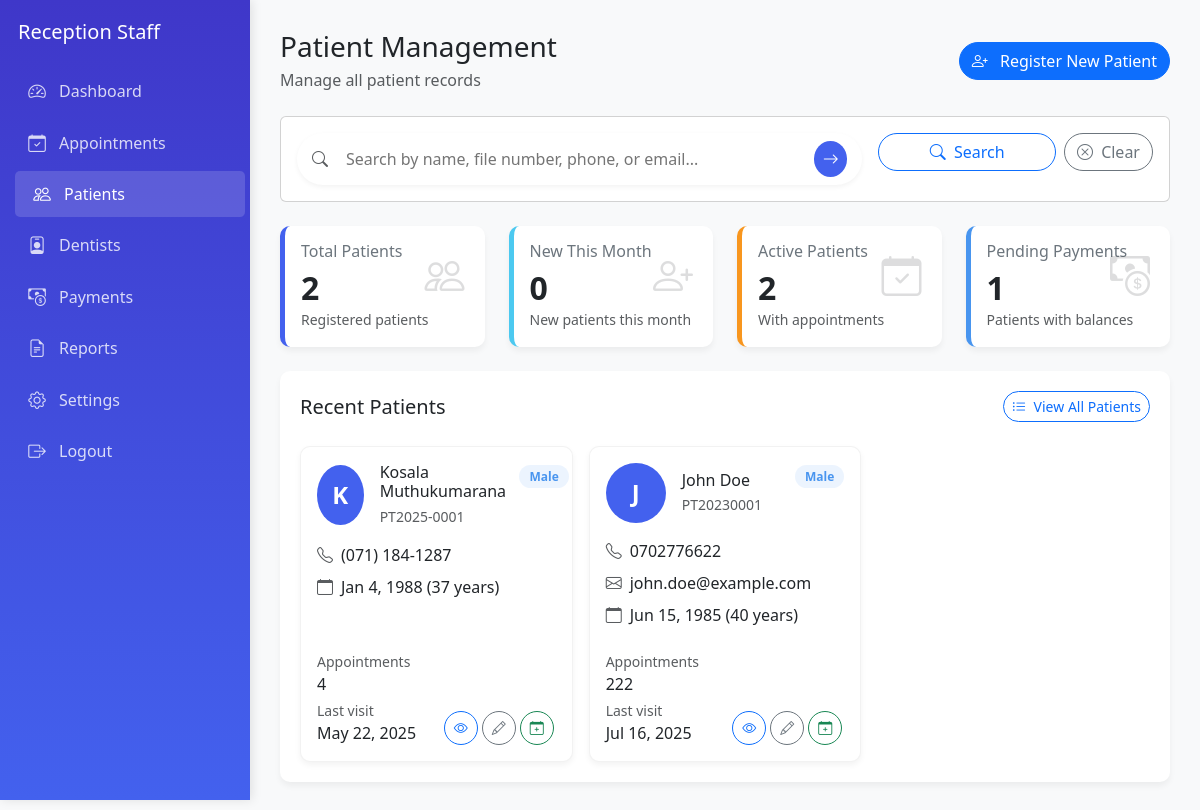
The page /DenTec/dashboard/staff/patient.php (signed in) on the database its author committed.
### tables this page shows
CREATE TABLE `patients` (
  `patient_id` int(11) NOT NULL,
  `file_number` varchar(20) NOT NULL,
  `photo` varchar(255) DEFAULT NULL,
  `first_name` varchar(50) NOT NULL,
  `last_name` varchar(50) NOT NULL,
  `gender` enum('Male','Female','Other') NOT NULL,
  `date_of_birth` date NOT NULL,
  `phone` varchar(20) NOT NULL,
  `email` varchar(100) DEFAULT NULL,
  `address` text DEFAULT NULL,
  `city` varchar(50) DEFAULT NULL,
  `state` varchar(50) DEFAULT NULL,
  `postal_code` varchar(20) DEFAULT NULL,
  `blood_group` varchar(5) DEFAULT NULL,
  `allergies` text DEFAULT NULL,
  `medical_history` text DEFAULT NULL,
  `created_at` timestamp NOT NULL DEFAULT current_timestamp(),
  `updated_at` timestamp NOT NULL DEFAULT current_timestamp() ON UPDATE current_timestamp()
);

### DenTec/dashboard/staff/patient.php (the view, shortened to what this page needs)
<?php
include '../../includes/db_connect.php';
function executeQuery($conn, $query) {
    $result = $conn->query($query);
    return $result;
}
$total_patients = executeQuery($conn, "SELECT COUNT(*) AS total FROM patients");
$new_patients_this_month = executeQuery($conn, "SELECT COUNT(*) AS total
                                            FROM patients
                                            WHERE MONTH(created_at) = MONTH(CURRENT_DATE())
                                            AND YEAR(created_at) = YEAR(CURRENT_DATE())");
$patients_with_appointments = executeQuery($conn, "SELECT COUNT(DISTINCT patient_id) AS total
                                                FROM appointments
                                                WHERE status != 'Canceled'");
$patients_with_pending_payments = executeQuery($conn, "SELECT COUNT(DISTINCT p.patient_id) AS total
                                                    FROM patients p
                                                    JOIN treatment_records tr ON p.patient_id = tr.patient_id
                                                    LEFT JOIN payments py ON tr.record_id = py.record_id
                                                    WHERE tr.cost > IFNULL(py.amount, 0)");
$recent_patients = executeQuery($conn, "
    SELECT
        p.patient_id,
        p.file_number,
        CONCAT(p.first_name, ' ', p.last_name) AS patient_name,
        p.gender,
        p.date_of_birth,
        p.phone,
        p.email,
        p.created_at,
        (SELECT COUNT(*) FROM appointments a WHERE a.patient_id = p.patient_id) AS total_appointments,
        (SELECT MAX(scheduled_date) FROM appointments a WHERE a.patient_id = p.patient_id) AS last_visit
    FROM patients p
    ORDER BY p.created_at DESC
    LIMIT 10
");
$search_query = '';
$searched_patients = null;
$patients_count = $total_patients ? $total_patients->fetch_assoc()['total'] : 0;
$new_patients = $new_patients_this_month ? $new_patients_this_month->fetch_assoc()['total'] : 0;
$patients_with_appts = $patients_with_appointments ? $patients_with_appointments->fetch_assoc()['total'] : 0;
$patients_with_pending = $patients_with_pending_payments ? $patients_with_pending_payments->fetch_assoc()['total'] : 0;
?>
<!DOCTYPE html>
<html lang="en">
<head>
  <link href="https://cdn.jsdelivr.net/npm/bootstrap@5.3.0/dist/css/bootstrap.min.css" rel="stylesheet" />
  <link href="https://cdn.jsdelivr.net/npm/bootstrap-icons@1.10.5/font/bootstrap-icons.css" rel="stylesheet" />
</head>
<body>
  <div class="d-flex">
    <div class="sidebar">
      <h5 class="text-white mb-4 ps-2"><?php echo htmlspecialchars($_SESSION['full_name'] ?? ''); ?></h5>
      <a href="index.php">
        <i class="bi bi-speedometer2"></i>
        <span>Dashboard</span>
      </a>
      <a href="schedule_appointment.php">
        <i class="bi bi-calendar-check"></i>
        <span>Appointments</span>
      </a>
      <a href="patient.php" class="active">
        <i class="bi bi-people"></i>
        <span>Patients</span>
      </a>
      <a href="dentists.php">
        <i class="bi bi-person-badge"></i>
        <span>Dentists</span>
      </a>
      <a href="payments.php">
        <i class="bi bi-cash-coin"></i>
        <span>Payments</span>
      </a>
      <a href="reports.php">
        <i class="bi bi-file-earmark-text"></i>
        <span>Reports</span>
      </a>
      <a href="settings.php">
        <i class="bi bi-gear"></i>
        <span>Settings</span>
      </a>
      <a href="../../logout.php" class="mt-auto">
        <i class="bi bi-box-arrow-right"></i>
        <span>Logout</span>
      </a>
    </div>
    <div class="main flex-fill">
      <div class="d-flex justify-content-between align-items-center mb-4">
        <div>
          <h3 class="mb-1">Patient Management</h3>
          <p class="text-muted mb-0">Manage all patient records</p>
        </div>
        <div>
          <a href="register_patient.php" class="btn btn-primary rounded-pill">
            <i class="bi bi-person-plus me-2"></i> Register New Patient
          </a>
        </div>
      </div>
      <div class="card mb-4">
        <div class="card-body">
          <form action="" method="GET" class="row g-3">
            <div class="col-lg-8">
              <div class="search-form">
                <i class="bi bi-search text-muted"></i>
                <input type="text" name="search" value="<?php echo htmlspecialchars($search_query); ?>" placeholder="Search by name, file number, phone, or email..." class="ms-2">
                <button type="submit"><i class="bi bi-arrow-right"></i></button>
              </div>
            </div>
            <div class="col-lg-4">
              <div class="d-flex gap-2">
                <button type="submit" class="btn btn-outline-primary rounded-pill flex-fill">
                  <i class="bi bi-search me-1"></i> Search
                </button>
                <a href="patients.php" class="btn btn-outline-secondary rounded-pill">
                  <i class="bi bi-x-circle me-1"></i> Clear
                </a>
              </div>
            </div>
          </form>
        </div>
      </div>
      <div class="row g-4 mb-4">
        <div class="col-md-6 col-lg-3">
          <div class="card card-stat card-primary">
            <div class="card-body position-relative">
              <h5 class="card-title">Total Patients</h5>
              <h2><?php echo $patients_count; ?></h2>
              <p class="text-muted mb-0"><small>Registered patients</small></p>
              <i class="bi bi-people icon"></i>
            </div>
          </div>
        </div>
        <div class="col-md-6 col-lg-3">
          <div class="card card-stat card-success">
            <div class="card-body position-relative">
              <h5 class="card-title">New This Month</h5>
              <h2><?php echo $new_patients; ?></h2>
              <p class="text-muted mb-0"><small>New patients this month</small></p>
              <i class="bi bi-person-plus icon"></i>
            </div>
          </div>
        </div>
        <div class="col-md-6 col-lg-3">
          <div class="card card-stat card-warning">
            <div class="card-body position-relative">
              <h5 class="card-title">Active Patients</h5>
              <h2><?php echo $patients_with_appts; ?></h2>
              <p class="text-muted mb-0"><small>With appointments</small></p>
              <i class="bi bi-calendar-check icon"></i>
            </div>
          </div>
        </div>
        <div class="col-md-6 col-lg-3">
          <div class="card card-stat card-info">
            <div class="card-body position-relative">
              <h5 class="card-title">Pending Payments</h5>
              <h2><?php echo $patients_with_pending; ?></h2>
              <p class="text-muted mb-0"><small>Patients with balances</small></p>
              <i class="bi bi-cash-coin icon"></i>
            </div>
          </div>
        </div>
      </div>
      <div class="table-container mb-4">
        <div class="d-flex justify-content-between align-items-center mb-4">
          <h5 class="mb-0">
            <?php if (isset($searched_patients)): ?>
              Search Results (<?php echo $searched_patients->num_rows; ?>)
            <?php else: ?>
              Recent Patients
            <?php endif; ?>
          </h5>
          <a href="all_patients.php" class="btn btn-sm btn-outline-primary rounded-pill">
            <i class="bi bi-list-ul me-1"></i> View All Patients
          </a>
        </div>
        <?php
        $patients_to_display = isset($searched_patients) ? $searched_patients : $recent_patients;
        ?>
        <?php if ($patients_to_display && $patients_to_display->num_rows > 0): ?>
          <div class="row g-3">
            <?php while ($patient = $patients_to_display->fetch_assoc()): ?>
              <div class="col-md-6 col-lg-4">
                <div class="card patient-card">
                  <div class="card-body">
                    <div class="d-flex justify-content-between mb-3">
                      <div class="d-flex align-items-center">
                        <div class="avatar patient-avatar me-3">
                          <?php echo strtoupper(substr($patient['patient_name'], 0, 1)); ?>
                        </div>
                        <div>
                          <h6 class="mb-1"><?php echo htmlspecialchars($patient['patient_name']); ?></h6>
                          <small class="text-muted d-block"><?php echo htmlspecialchars($patient['file_number']); ?></small>
                        </div>
                      </div>
                      <div>
                        <span class="gender-badge <?php echo $patient['gender'] === 'Male' ? 'gender-male' : 'gender-female'; ?>">
                          <?php echo $patient['gender']; ?>
                        </span>
                      </div>
                    </div>
                    <div class="mb-3">
                      <div class="d-flex mb-2">
                        <div style="width: 24px"><i class="bi bi-telephone text-muted"></i></div>
                        <div><?php echo htmlspecialchars($patient['phone']); ?></div>
                      </div>
                      <?php if (!empty($patient['email'])): ?>
                      <div class="d-flex mb-2">
                        <div style="width: 24px"><i class="bi bi-envelope text-muted"></i></div>
                        <div><?php echo htmlspecialchars($patient['email']); ?></div>
                      </div>
                      <?php endif; ?>
                      <div class="d-flex mb-2">
                        <div style="width: 24px"><i class="bi bi-calendar text-muted"></i></div>
                        <div>
                          <?php
                            $dob = new DateTime($patient['date_of_birth']);
                            $now = new DateTime();
                            $age = $now->diff($dob)->y;
                            echo date('M j, Y', strtotime($patient['date_of_birth'])) . ' (' . $age . ' years)';
                          ?>
                        </div>
                      </div>
                    </div>
                    <div class="d-flex justify-content-between align-items-end">
                      <div>
                        <small class="text-muted d-block">Appointments</small>
                        <span class="fw-medium"><?php echo $patient['total_appointments']; ?></span>
                        <?php if (!empty($patient['last_visit'])): ?>
                        <small class="text-muted d-block mt-1">Last visit</small>
                        <span class="fw-medium"><?php echo date('M j, Y', strtotime($patient['last_visit'])); ?></span>
                        <?php endif; ?>
                      </div>
                      <div class="patient-actions d-flex">
                        <a href="patient_profile.php?id=<?php echo $patient['patient_id']; ?>" class="btn btn-sm btn-outline-primary">
                          <i class="bi bi-eye"></i>
                        </a>
                        <a href="edit_patient.php?id=<?php echo $patient['patient_id']; ?>" class="btn btn-sm btn-outline-secondary">
                          <i class="bi bi-pencil"></i>
                        </a>
                        <a href="schedule_appointment.php?patient_id=<?php echo $patient['patient_id']; ?>" class="btn btn-sm btn-outline-success">
                          <i class="bi bi-calendar-plus"></i>
                        </a>
                      </div>
                    </div>
                  </div>
                </div>
              </div>
            <?php endwhile; ?>
          </div>
        <?php endif; ?>
      </div>
    </div>
  </div>
</body>
</html>

### DenTec/dashboard/staff/patient.php (style rules this page uses)
:root { --primary-color: #4361ee; --secondary-color: #3f37c9; --accent-color: #4895ef; --success-color: #4cc9f0; --warning-color: #f8961e; --danger-color: #f94144; --light-bg: #f8f9fa; --dark-text: #212529; --light-text: #6c757d; }
body { font-family: 'Segoe UI', sans-serif; background-color: var(--light-bg); }
.sidebar { height: 100vh; background: linear-gradient(180deg, var(--secondary-color), var(--primary-color)); color: #fff; padding: 20px 10px; position: fixed; width: 250px; box-shadow: 2px 0 10px rgba(0,0,0,0.1); z-index: 1000; }
.sidebar a { color: rgba(255,255,255,0.8); text-decoration: none; display: flex; align-items: center; padding: 10px 15px; border-radius: 5px; margin-bottom: 5px; transition: all 0.3s ease; }
.sidebar a:hover, .sidebar a.active { background-color: rgba(255,255,255,0.15); color: #fff; transform: translateX(5px); }
.sidebar i { width: 24px; text-align: center; margin-right: 10px; font-size: 1.1rem; }
.main { margin-left: 250px; padding: 30px; background-color: var(--light-bg); }
.card-stat { border-radius: 10px; border: none; box-shadow: 0 4px 6px rgba(0,0,0,0.05); transition: transform 0.3s ease, box-shadow 0.3s ease; height: 100%; }
.card-stat .card-title { font-size: 1rem; color: var(--light-text); margin-bottom: 0.5rem; }
.card-stat h2 { font-size: 2rem; font-weight: 700; margin-bottom: 0; color: var(--dark-text); }
.card-stat .icon { font-size: 2.5rem; opacity: 0.15; position: absolute; right: 20px; top: 20px; }
.card-primary { border-left: 5px solid var(--primary-color); }
.card-success { border-left: 5px solid var(--success-color); }
.card-warning { border-left: 5px solid var(--warning-color); }
.card-info { border-left: 5px solid var(--accent-color); }
.table-container { background: white; border-radius: 10px; box-shadow: 0 4px 6px rgba(0,0,0,0.05); padding: 20px; margin-bottom: 30px; }
.avatar { width: 36px; height: 36px; display: flex; align-items: center; justify-content: center; border-radius: 50%; font-weight: 600; background-color: var(--primary-color); color: white; }
.patient-card { border-radius: 10px; box-shadow: 0 3px 6px rgba(0,0,0,0.05); transition: all 0.3s; border: 1px solid rgba(0,0,0,0.05); height: 100%; display: flex; flex-direction: column; }
.patient-card .card-body { flex: 1; display: flex; flex-direction: column; }
.patient-card .card-body > div:last-child { margin-top: auto; }
.patient-card .patient-avatar { width: 60px; height: 60px; font-size: 1.5rem; }
.gender-badge { padding: 3px 10px; border-radius: 20px; font-size: 0.75rem; font-weight: 600; }
.gender-male { background-color: rgba(73, 149, 239, 0.1); color: #4995ef; }
.patient-actions a { width: 34px; height: 34px; display: flex; align-items: center; justify-content: center; border-radius: 50%; transition: all 0.3s; margin: 0 2px; }
.search-form { background: white; border-radius: 50px; padding: 8px 15px; box-shadow: 0 2px 5px rgba(0,0,0,0.05); display: flex; align-items: center; }
.search-form input { border: none; outline: none; width: 100%; padding: 5px 10px; }
.search-form button { background: var(--primary-color); border: none; border-radius: 50%; width: 36px; height: 36px; display: flex; align-items: center; justify-content: center; color: white; cursor: pointer; transition: all 0.3s; }

### rows shown on the page
patients: patient_name "K", patient_name "Kosala Muthukumarana", file_number "PT2025-0001", gender "Male", phone "(071) 184-1287", date_of_birth "Jan 4, 1988", total_appointments "4", last_visit "May 22, 2025"
patients: patient_name "J", patient_name "John Doe", file_number "PT20230001", gender "Male", phone "0702776622", email "john.doe@example.com", date_of_birth "Jun 15, 1985", total_appointments "222", last_visit "Jul 16, 2025"

### other values the page prints
$_SESSION['full_name'] "Reception Staff"
$patients_count "2"
$new_patients "0"
$patients_with_appts "2"
$patients_with_pending "1"
